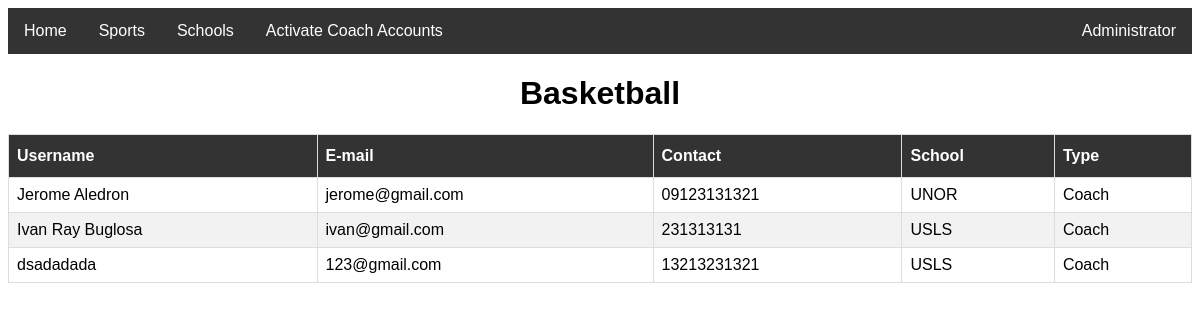
/sport.php?sport=Basketball (signed in), run on the app's committed database.
### tables this page shows
CREATE TABLE `users` (
  `id` int(20) NOT NULL,
  `name` varchar(70) NOT NULL,
  `password` varchar(40) NOT NULL,
  `email` varchar(50) NOT NULL,
  `school` varchar(100) DEFAULT NULL,
  `previous_school` text,
  `contact` varchar(20) DEFAULT NULL,
  `address` varchar(100) DEFAULT NULL,
  `created_at` datetime NOT NULL,
  `updated_at` datetime NOT NULL,
  `type` text NOT NULL,
  `sport` text,
  `status` text NOT NULL
);

### web_db.php (called while the page is built, shortened)
<?php
$dbHost = 'localhost';
$dbName = 'android_db';
$dbUser = 'root';
$dbPass = '';
    try {
        $config = new PDO("mysql:host={$dbHost};dbname={$dbName}",$dbUser,$dbPass);
        $config->setAttribute(PDO::ATTR_ERRMODE,PDO::ERRMODE_EXCEPTION);
    } catch(PDOException $e) {
        echo $e->getMessage();
    }
    include_once('web_config.php');
    $pdo = new Config($config);
?>

### web_config.php (called while the page is built, shortened)
<?php
    class Config {
        private $db;
        function __construct($config){
            $this->db = $config;
        }
        public function checkEmail($email){
            try{
                $query = $this->db->prepare("SELECT * from users where email=:email");
                $query->bindparam(":email", $email);
                $query->execute();
                return $request = $query->fetch();
            }catch(Exception $e){
                echo $e->getMessage();
                return false;
            }
        }
        public function fetchSport($sport){
            try{
                $query = $this->db->prepare("SELECT * from users WHERE sport='$sport' AND status='Activated'");
                $query->bindparam(":sport", $sport);
                $query->execute();
                return $request = $query->fetchAll();
            }catch(Exception $e){
                echo $e->getMessage();
                return false;
            }
        }
    }
?>

### sport.php (the view, shortened to what this page needs)
<?php
    include_once('web_db.php');
    $sport = $_GET['sport'];
?>
<!DOCTYPE html>
<html lang="en">
    <head>
        <link href="styles.css" rel="stylesheet" />
    </head>
    <body>
        <?php include('navbar.php') ?>
        <center><h1><?php echo $sport ?></h1></center>
            <table id="users">
                <thead>
                        <tr>
                            <th>Username</th>
                            <th>E-mail</th>
                            <th>Contact</th>
                            <th>School</th>
                            <th>Type</th>
                </thead>
                <tbody>
                    <?php
                        $users = $pdo->fetchSport($sport);
                        if(is_array($users) && !empty($users)){
                            foreach($users as $user){
                    ?>
                    <tr>
                        <td><?php echo $user['name']; ?></td>
                        <td><?php echo $user['email']; ?></td>
                        <td><?php echo $user['contact']; ?></td>
                        <td><?php echo $user['school']; ?></td>
                        <td><?php echo $user['type']; ?></td>
                    </tr>
                    <?php } }?>
                </tbody>
            </table>
    </body>
</html>

### navbar.php (shortened to what this page needs)
<div class="navbar">
    <a href="index.php">Home</a>
        <div class="dropdown">
            <button class="dropbtn" onclick="sportDropDown()">Sports</button>
        </div>
        <div class="dropdown">
            <button class="dropbtn" onclick="schoolDropdown()">Schools</button>
        </div>
        <?php
            $email = $_SESSION['email'];
            $current_user = $pdo->checkEmail($email);
        ?>
        <?php if($current_user['type'] == 'Admin'){ ?>
            <a href="DeactivatedUsers.php" class="user-profile">Activate Coach Accounts</a>
        <?php } ?>
        <div class="dropdown user-profile">
            <button class="dropbtn" onclick="profileDropdown()"><?php echo $current_user['name']?></button>
        </div>
</div>

### styles.css (style rules this page uses)
body { font-family: Arial, Helvetica, sans-serif; }
#users { font-family: "Trebuchet MS", Arial, Helvetica, sans-serif; border-collapse: collapse; width: 100%; }
#users td, #users th { border: 1px solid #ddd; padding: 8px; }
#users tr:nth-child(even) { background-color: #f2f2f2; }
#users th { padding-top: 12px; padding-bottom: 12px; text-align: left; background-color: #333; color: white; }
.navbar { overflow: hidden; background-color: #333; font-family: Arial, Helvetica, sans-serif; }
.navbar a { float: left; font-size: 16px; color: white; text-align: center; padding: 14px 16px; text-decoration: none; }
.dropdown { float: left; overflow: hidden; }
.dropdown .dropbtn { cursor: pointer; font-size: 16px; border: none; outline: none; color: white; padding: 14px 16px; background-color: inherit; font-family: inherit; margin: 0; }
.user-profile { float: right; }

### data on the page
users: name "Administrator"
users: name "Jerome Aledron", email "jerome@gmail.com", contact "09123131321", school "UNOR", type "Coach"
users: name "Ivan Ray Buglosa", email "ivan@gmail.com", contact "231313131", school "USLS", type "Coach"
users: name "dsadadada", email "123@gmail.com", contact "13213231321", school "USLS", type "Coach"

### other printed values
$sport "Basketball"
